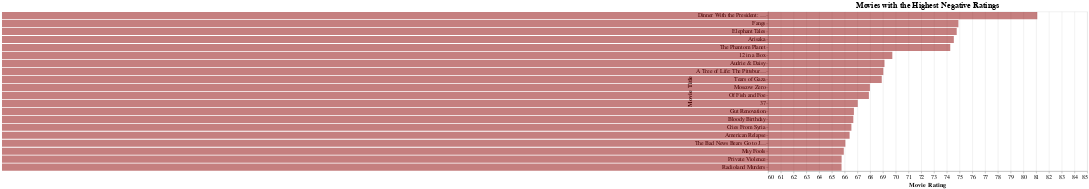

Notebook source saved alongside this figure:
### Code cell
chart_neg

### Figure 1 — Vega-Lite specification as saved in the notebook (floating-point values rounded to 4 significant figures)
{"config": {"view": {"continuousWidth": 400, "continuousHeight": 300}, "axis": {"labelFontSize": 14, "titleFontSize": 16}, "title": {"fontSize": 20}}, "data": {"name": "data-c4770fafdbe02c7ea2ee59ccf7f1b765"}, "mark": {"type": "bar", "color": "#8B0000", "opacity": 0.5}, "encoding": {"tooltip": [{"field": "title", "type": "nominal"}, {"field": "rating", "type": "quantitative"}], "x": {"field": "rating", "scale": {"domain": [60, 85]}, "title": "Movie Rating", "type": "quantitative"}, "y": {"field": "title", "sort": "-x", "title": "Movie Title", "type": "nominal"}}, "height": 400, "title": "Movies with the Highest Negative Ratings", "width": 800, "$schema": "https://vega.github.io/schema/vega-lite/v4.17.0.json", "datasets": {"data-c4770fafdbe02c7ea2ee59ccf7f1b765": [{"title": "Dinner With the President: A Nation's Journey", "average_positive_score": 0.001345, "average_negative_score": 0.9987, "num_reviews": 12, "normalized_positive_score": 0.01614, "normalized_negative_score": 11.98, "weighted_rating": 0.8108, "rating": 81.08}, {"title": "Fangs", "average_positive_score": 0.0001129, "average_negative_score": 0.9999, "num_reviews": 8, "normalized_positive_score": 0.0009032, "normalized_negative_score": 7.999, "weighted_rating": 0.7491, "rating": 74.91}, {"title": "Elephant Tales", "average_positive_score": 0.002093, "average_negative_score": 0.9979, "num_reviews": 8, "normalized_positive_score": 0.01674, "normalized_negative_score": 7.983, "weighted_rating": 0.7477, "rating": 74.77}, {"title": "Arisaka", "average_positive_score": 0.00549, "average_negative_score": 0.9945, "num_reviews": 8, "normalized_positive_score": 0.04392, "normalized_negative_score": 7.956, "weighted_rating": 0.7455, "rating": 74.55}, {"title": "The Phantom Planet", "average_positive_score": 0.009694, "average_negative_score": 0.9903, "num_reviews": 8, "normalized_positive_score": 0.07755, "normalized_negative_score": 7.922, "weighted_rating": 0.7427, "rating": 74.27}, {"title": "12 in a Box", "average_positive_score": 0.002758, "average_negative_score": 0.9972, "num_reviews": 6, "normalized_positive_score": 0.01655, "normalized_negative_score": 5.983, "weighted_rating": 0.6973, "rating": 69.73}, {"title": "Audrie & Daisy", "average_positive_score": 0.1979, "average_negative_score": 0.8021, "num_reviews": 16, "normalized_positive_score": 3.166, "normalized_negative_score": 12.83, "weighted_rating": 0.6912, "rating": 69.12}, {"title": "A Tree of Life: The Pittsburgh Synagogue Shooting", "average_positive_score": 0.1129, "average_negative_score": 0.8871, "num_reviews": 9, "normalized_positive_score": 1.016, "normalized_negative_score": 7.984, "weighted_rating": 0.6903, "rating": 69.03}, {"title": "Tears of Gaza", "average_positive_score": 0.1638, "average_negative_score": 0.8362, "num_reviews": 12, "normalized_positive_score": 1.965, "normalized_negative_score": 10.03, "weighted_rating": 0.689, "rating": 68.9}, {"title": "Moscow Zero", "average_positive_score": 0.1041, "average_negative_score": 0.8959, "num_reviews": 8, "normalized_positive_score": 0.8325, "normalized_negative_score": 7.167, "weighted_rating": 0.6798, "rating": 67.98}, {"title": "Of Fish and Foe", "average_positive_score": 0.03333, "average_negative_score": 0.9667, "num_reviews": 6, "normalized_positive_score": 0.2, "normalized_negative_score": 5.8, "weighted_rating": 0.679, "rating": 67.9}, {"title": "37", "average_positive_score": 0.1418, "average_negative_score": 0.8582, "num_reviews": 9, "normalized_positive_score": 1.277, "normalized_negative_score": 7.723, "weighted_rating": 0.6702, "rating": 67.02}, {"title": "Gut Renovation", "average_positive_score": 0.1648, "average_negative_score": 0.8352, "num_reviews": 10, "normalized_positive_score": 1.648, "normalized_negative_score": 8.352, "weighted_rating": 0.6672, "rating": 66.72}, {"title": "Bloody Birthday", "average_positive_score": 0.09363, "average_negative_score": 0.9064, "num_reviews": 7, "normalized_positive_score": 0.6554, "normalized_negative_score": 6.345, "weighted_rating": 0.6668, "rating": 66.68}, {"title": "Cries From Syria", "average_positive_score": 0.2153, "average_negative_score": 0.7847, "num_reviews": 14, "normalized_positive_score": 3.015, "normalized_negative_score": 10.99, "weighted_rating": 0.6653, "rating": 66.53}, {"title": "American Relapse", "average_positive_score": 0.1279, "average_negative_score": 0.8721, "num_reviews": 8, "normalized_positive_score": 1.024, "normalized_negative_score": 6.976, "weighted_rating": 0.6638, "rating": 66.38}, {"title": "The Bad News Bears Go to Japan", "average_positive_score": 0.1892, "average_negative_score": 0.8108, "num_reviews": 11, "normalized_positive_score": 2.082, "normalized_negative_score": 8.918, "weighted_rating": 0.6605, "rating": 66.05}, {"title": "May Fools", "average_positive_score": 0.2034, "average_negative_score": 0.7966, "num_reviews": 12, "normalized_positive_score": 2.441, "normalized_negative_score": 9.559, "weighted_rating": 0.6593, "rating": 65.93}, {"title": "Private Violence", "average_positive_score": 0.2057, "average_negative_score": 0.7943, "num_reviews": 12, "normalized_positive_score": 2.468, "normalized_negative_score": 9.532, "weighted_rating": 0.6576, "rating": 65.76}, {"title": "Radioland Murders", "average_positive_score": 0.1081, "average_negative_score": 0.8919, "num_reviews": 7, "normalized_positive_score": 0.7568, "normalized_negative_score": 6.243, "weighted_rating": 0.6575, "rating": 65.75}]}}
